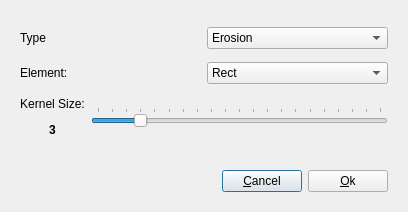
<?xml version="1.0" encoding="UTF-8"?>
<ui version="4.0">
 <class>MorphologyDialog</class>
 <widget class="QDialog" name="MorphologyDialog">
  <property name="geometry">
   <rect>
    <x>0</x>
    <y>0</y>
    <width>408</width>
    <height>212</height>
   </rect>
  </property>
  <property name="windowTitle">
   <string>Morphology Dialog</string>
  </property>
  <layout class="QGridLayout" name="gridLayout_2">
   <item row="0" column="0">
    <layout class="QVBoxLayout" name="verticalLayout">
     <item>
      <widget class="QWidget" name="widget" native="true">
       <layout class="QVBoxLayout" name="verticalLayout_2">
        <item>
         <layout class="QHBoxLayout" name="horizontalLayout">
          <item>
           <widget class="QLabel" name="label">
            <property name="text">
             <string>Type</string>
            </property>
           </widget>
          </item>
          <item>
           <widget class="QComboBox" name="comboType">
            <item>
             <property name="text">
              <string>Erosion</string>
             </property>
            </item>
            <item>
             <property name="text">
              <string>Morphology</string>
             </property>
            </item>
           </widget>
          </item>
         </layout>
        </item>
        <item>
         <layout class="QHBoxLayout" name="horizontalLayout_2">
          <item>
           <widget class="QLabel" name="label_2">
            <property name="sizePolicy">
             <sizepolicy hsizetype="Preferred" vsizetype="Preferred">
              <horstretch>0</horstretch>
              <verstretch>0</verstretch>
             </sizepolicy>
            </property>
            <property name="text">
             <string>Element:</string>
            </property>
           </widget>
          </item>
          <item>
           <widget class="QComboBox" name="comboElement">
            <property name="sizePolicy">
             <sizepolicy hsizetype="Preferred" vsizetype="Fixed">
              <horstretch>0</horstretch>
              <verstretch>0</verstretch>
             </sizepolicy>
            </property>
            <item>
             <property name="text">
              <string>Rect</string>
             </property>
            </item>
            <item>
             <property name="text">
              <string>Cross</string>
             </property>
            </item>
            <item>
             <property name="text">
              <string>Ellipse</string>
             </property>
            </item>
           </widget>
          </item>
         </layout>
        </item>
        <item>
         <layout class="QHBoxLayout" name="horizontalLayout_3">
          <item>
           <widget class="QLabel" name="sizeLabel">
            <property name="sizePolicy">
             <sizepolicy hsizetype="Preferred" vsizetype="Fixed">
              <horstretch>0</horstretch>
              <verstretch>0</verstretch>
             </sizepolicy>
            </property>
            <property name="text">
             <string>&lt;html&gt;&lt;head/&gt;&lt;body&gt;&lt;p&gt;Kernel Size:&lt;/p&gt;&lt;p&gt;&lt;span style=&quot; font-weight:600;&quot;&gt;3&lt;/span&gt;&lt;/p&gt;&lt;/body&gt;&lt;/html&gt;</string>
            </property>
            <property name="alignment">
             <set>Qt::AlignCenter</set>
            </property>
           </widget>
          </item>
          <item>
           <widget class="QSlider" name="sizeSlider">
            <property name="maximum">
             <number>20</number>
            </property>
            <property name="value">
             <number>3</number>
            </property>
            <property name="orientation">
             <enum>Qt::Horizontal</enum>
            </property>
            <property name="tickPosition">
             <enum>QSlider::TicksAbove</enum>
            </property>
           </widget>
          </item>
         </layout>
        </item>
       </layout>
      </widget>
     </item>
    </layout>
   </item>
   <item row="1" column="0">
    <widget class="QWidget" name="buttonWidget" native="true">
     <property name="sizePolicy">
      <sizepolicy hsizetype="Preferred" vsizetype="Fixed">
       <horstretch>0</horstretch>
       <verstretch>0</verstretch>
      </sizepolicy>
     </property>
     <property name="autoFillBackground">
      <bool>false</bool>
     </property>
     <layout class="QHBoxLayout" name="horizontalLayout_8">
      <item>
       <spacer name="horizontalSpacer">
        <property name="orientation">
         <enum>Qt::Horizontal</enum>
        </property>
        <property name="sizeHint" stdset="0">
         <size>
          <width>178</width>
          <height>20</height>
         </size>
        </property>
       </spacer>
      </item>
      <item>
       <widget class="QPushButton" name="cancelButton">
        <property name="text">
         <string>&amp;Cancel</string>
        </property>
       </widget>
      </item>
      <item>
       <widget class="QPushButton" name="okButton">
        <property name="text">
         <string>&amp;Ok</string>
        </property>
       </widget>
      </item>
     </layout>
    </widget>
   </item>
  </layout>
 </widget>
 <resources/>
 <connections>
  <connection>
   <sender>okButton</sender>
   <signal>clicked()</signal>
   <receiver>MorphologyDialog</receiver>
   <slot>accept()</slot>
   <hints>
    <hint type="sourcelabel">
     <x>361</x>
     <y>186</y>
    </hint>
    <hint type="destinationlabel">
     <x>402</x>
     <y>133</y>
    </hint>
   </hints>
  </connection>
  <connection>
   <sender>cancelButton</sender>
   <signal>clicked()</signal>
   <receiver>MorphologyDialog</receiver>
   <slot>reject()</slot>
   <hints>
    <hint type="sourcelabel">
     <x>262</x>
     <y>186</y>
    </hint>
    <hint type="destinationlabel">
     <x>177</x>
     <y>208</y>
    </hint>
   </hints>
  </connection>
 </connections>
</ui>
